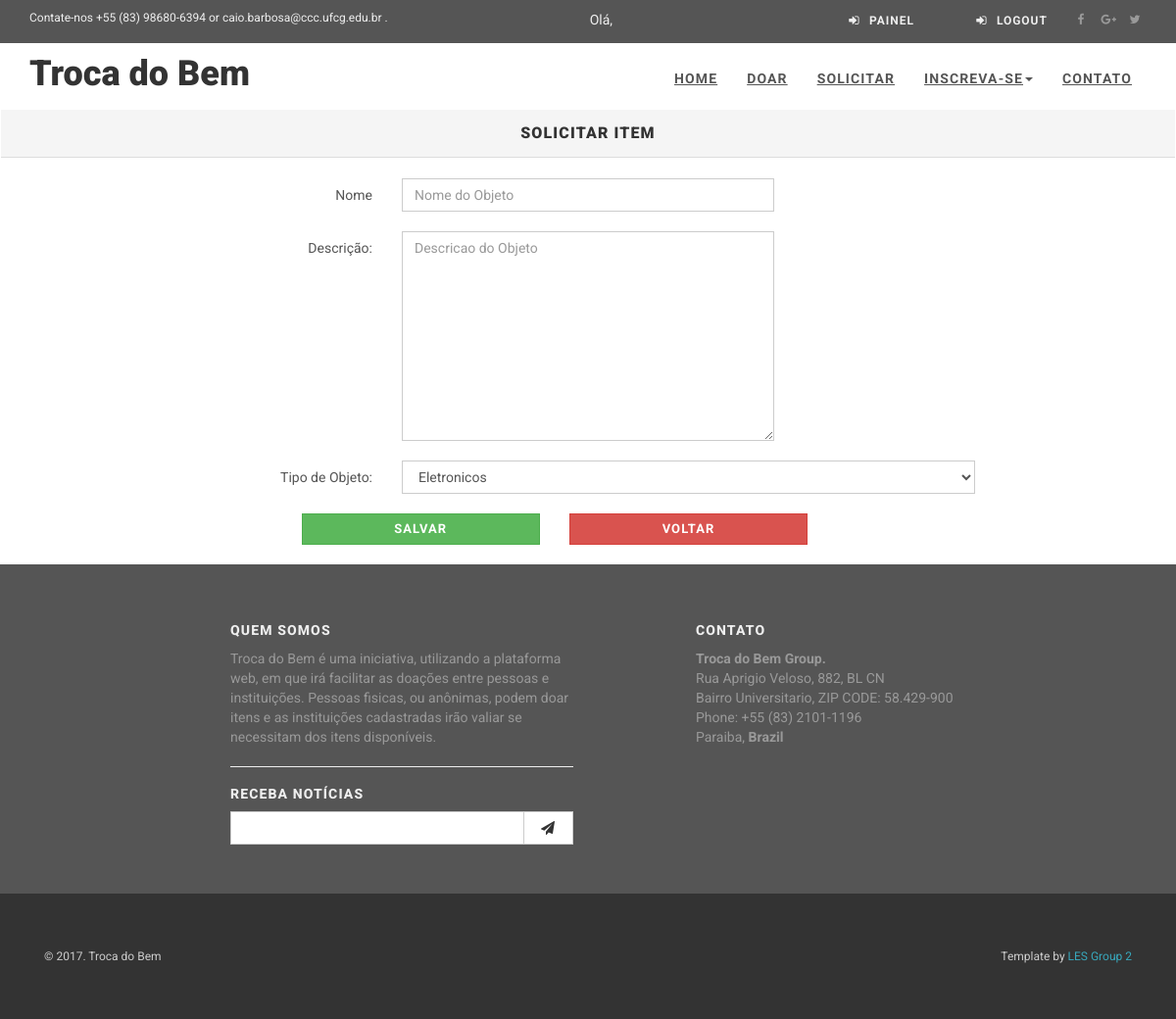
The page /new-items/3/new-requeriment/ (signed in) on the database as committed earlier.
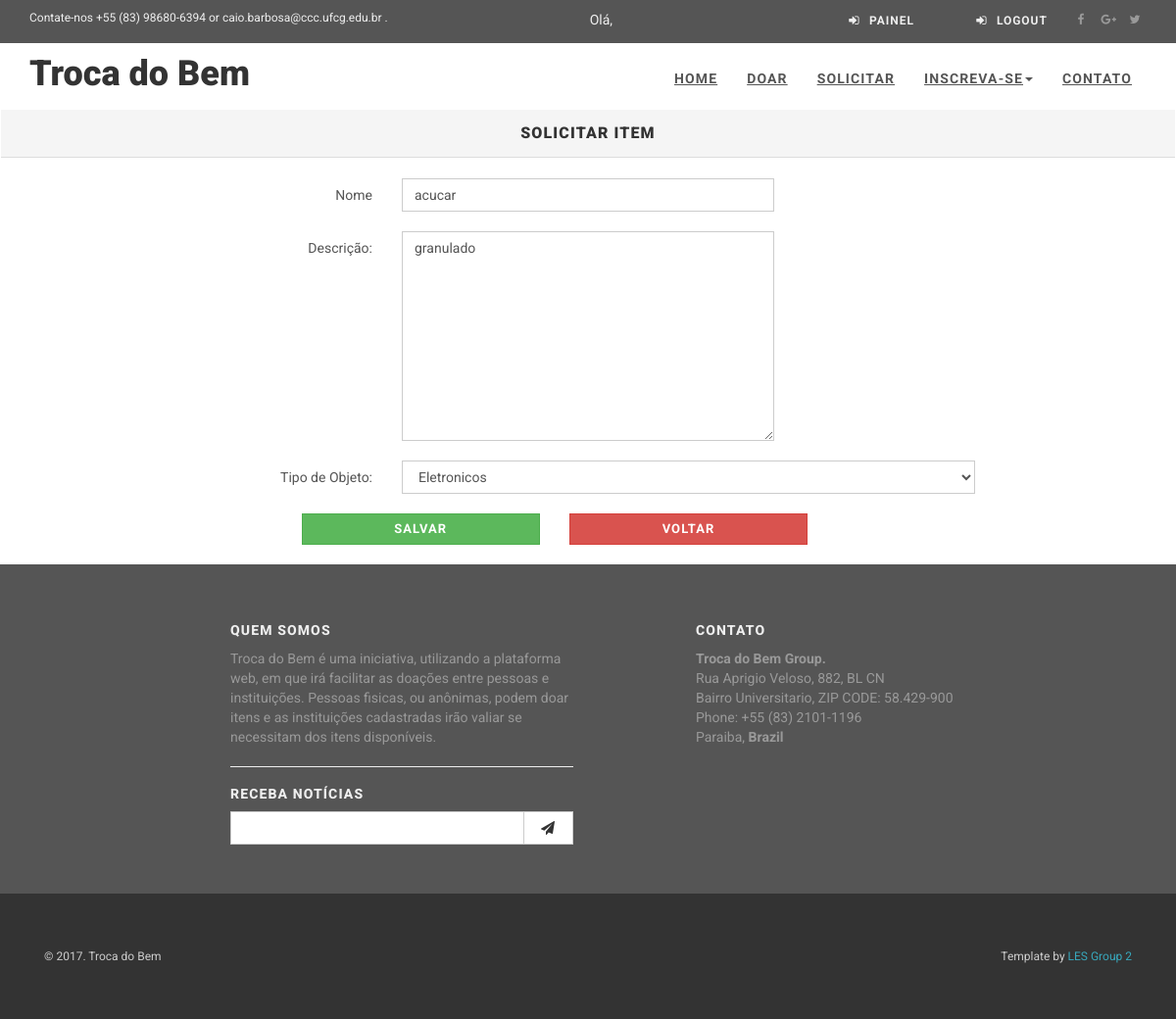
The same page on the database as committed later.
### app/models.py (models this page shows, shortened)
class TimeStamped(models.Model):
    class Meta:
        abstract = True
    created_at = models.DateTimeField(auto_now_add=True)
    published_at = models.DateTimeField(auto_now=True)

class Item(TimeStamped):
    owner = models.ForeignKey(User, on_delete=models.CASCADE)
    description = models.CharField(max_length=300)
    name_item = models.CharField(max_length=100)
    photo = models.URLField()
    status = models.BooleanField(default=True)

### app/views/NewItemRequerimentView.py (the view, shortened to what this page needs)
# urls.py: url(r'^new-items/(?P<item_id>\d+)/new-requeriment/$', NewItemRequerimentView.as_view(), name='requerimentnewitem'),
class NewItemRequerimentView(LoginRequiredMixin, CreateView, CustomContextMixin):
    template_name = 'new_item_requeriment_view.html'
    form_class = FormNewItemRequeriment
    success_url = '/home'
    def get_initial(self):
        initial = super(NewItemRequerimentView, self).get_initial()
        try:
            item = Item.objects.get(id=self.kwargs['item_id'])
        except:
            pass
        else:
            initial['name'] = item.name_item
            initial['description'] = item.description
        return initial

### app/forms.py
class FormNewItemRequeriment(FormItemUpdate, FormRequirement):
    name = forms.CharField(required=False,widget=forms.TextInput(attrs={'required': True,
                                                            'maxlength': 100,
                                                            'placeholder': _('Nome do Objeto')}))
    description = forms.CharField(required=True,widget=forms.Textarea(attrs={'required': False,
                                                            'maxlength': 300,
                                                            'placeholder': _('Descricao do Objeto')}))
    type = forms.ChoiceField(required=False,choices=object_type,  label=u'Type')
    class Meta:
        model = Requirement
        fields = ['name', 'description', 'type']
        widgets = {'owner': forms.HiddenInput()}

### app/templates/new_item_requeriment_view.html (shortened to what this page needs)
{% extends 'base.html' %}
{% load staticfiles %}
{% block content %}
    <div class="panel panel-default">
                <div class="panel-heading">
                    <h3 class="panel-title">
                        <center>Solicitar Item</center>
                    </h3>
                </div>
            </div>
        <form role="form" method="post" class="form-horizontal">
    <div class="form-group">
        <label class="col-md-4 control-label" for="name_item">Nome</label>
        <div class="col-md-4">
            {{ form.name  }}
        </div>
    </div>
    <div class="form-group">
        <label class="col-md-4 control-label" for="description">Descrição:</label>
        <div class="col-md-4">
            {{ form.description }}
        </div>
    </div>
    <div class="form-group">
        <label class="col-md-4 control-label" for="object_type"
        >Tipo de Objeto:</label>
        <div class="col-md-6">
            {{ form.object_type }}
        </div>
    </div>
                <div class="form-group">
                <div class="col-md-8 col-md-offset-3">
                    <div class="row">
                        <div class="col-sm-4">
        <button type="submit" id="btn_salvar" class="btn btn-success btn-block">Salvar</button>
                            </div>
                        <div class="col-sm-4">
        <a href="{% url "home" %}" id="btn_cancelar" class="btn btn-danger btn-block">Voltar</a>
           </div>
                    </div>
                </div>
            </div>
    </form>
{% endblock %}

Rows that differ between the two databases and show on the page:
added Item: description "granulado"
Other text that changed with them:
form field name: (not shown) → "acucar"
